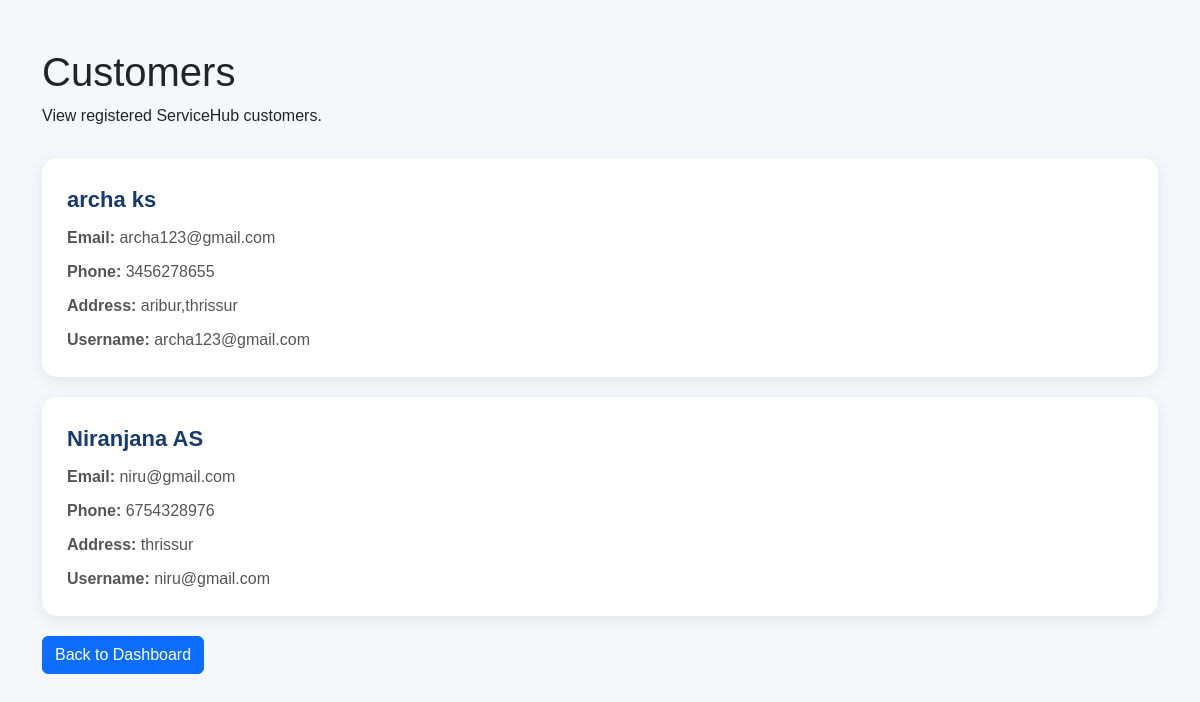
Page /customer-management/ (signed in) on the committed database.
### hub/models.py (models this page shows, shortened)
class Customer(models.Model):
    user = models.OneToOneField(User, on_delete=models.CASCADE)
    phone = models.CharField(max_length=15)
    address = models.TextField()

### hub/views.py (the view)
# urls.py: path("customer-management/",views.customer_management,name="customer_management"),
@never_cache
@admin_required
def customer_management(request):
    customers = Customer.objects.select_related("user").all().order_by("-id")
    return render(request, "customer_management.html", {
        "customers": customers
    })

### hub/views.py (called while the page is built)
def admin_required(view_func):
    return user_passes_test(
        lambda user: user.is_authenticated and user.is_superuser,
        login_url="admin_login"
    )(view_func)

### hub/templates/customer_management.html (shortened to what this page needs)
{% load static %}
<!DOCTYPE html>
<html>
<head>
    <link
        href="https://cdn.jsdelivr.net/npm/bootstrap@5.3.3/dist/css/bootstrap.min.css"
        rel="stylesheet"
    >
</head>
<body>
<div class="container py-5">
    <div class="page-header">
        <h1>Customers</h1>
        <p>View registered ServiceHub customers.</p>
    </div>
    {% if customers %}
        {% for customer in customers %}
        <div class="customer-card">
            <div class="customer-name">
                {{ customer.user.first_name }}
            </div>
            <div class="info">
                <strong>Email:</strong>
                {{ customer.user.email }}
            </div>
            <div class="info">
                <strong>Phone:</strong>
                {{ customer.phone }}
            </div>
            <div class="info">
                <strong>Address:</strong>
                {{ customer.address }}
            </div>
            <div class="info">
                <strong>Username:</strong>
                {{ customer.user.username }}
            </div>
        </div>
        {% endfor %}
    {% else %}
        <div class="alert alert-info">
            No customers registered yet.
        </div>
    {% endif %}
    <a href="{% url 'admin_dashboard' %}" class="btn btn-primary">
        Back to Dashboard
    </a>
</div>
</body>
</html>

### hub/templates/customer_management.html (style rules this page uses)
body { background: #f5f7fb; font-family: Arial, sans-serif; }
.page-header { margin-bottom: 30px; }
.customer-card { background: white; border-radius: 15px; padding: 25px; margin-bottom: 20px; box-shadow: 0 4px 15px rgba(0,0,0,0.08); }
.customer-name { color: #163b70; font-size: 22px; font-weight: bold; }
.info { margin-top: 10px; color: #555; }

### rows in the picture
Customer: user.first_name "archa ks", user.email "archa123@gmail.com", phone "3456278655", address "aribur,thrissur", user.username "archa123@gmail.com"
Customer: user.first_name "Niranjana AS", user.email "niru@gmail.com", phone "6754328976", address "thrissur", user.username "niru@gmail.com"
